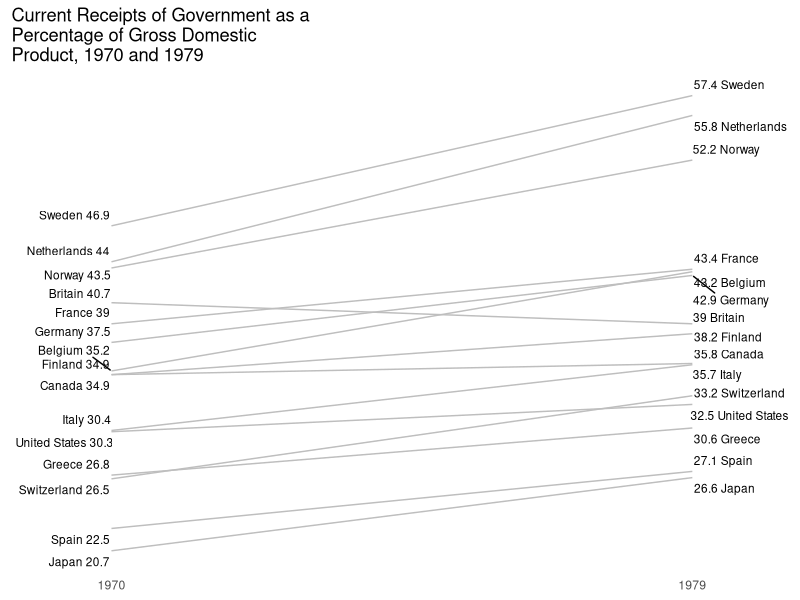
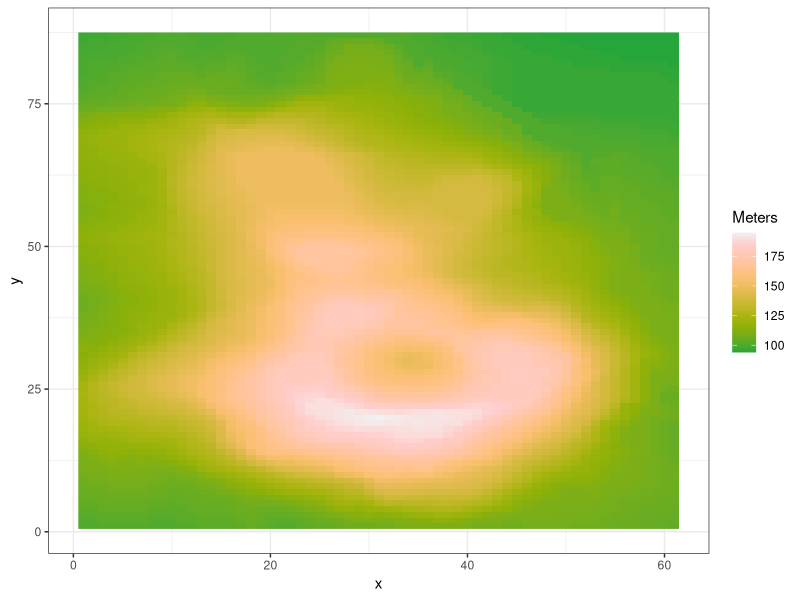
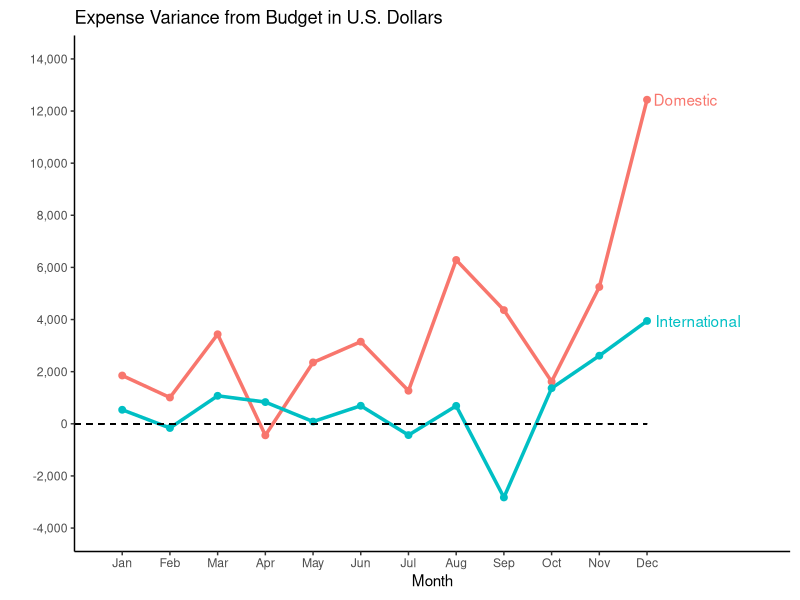
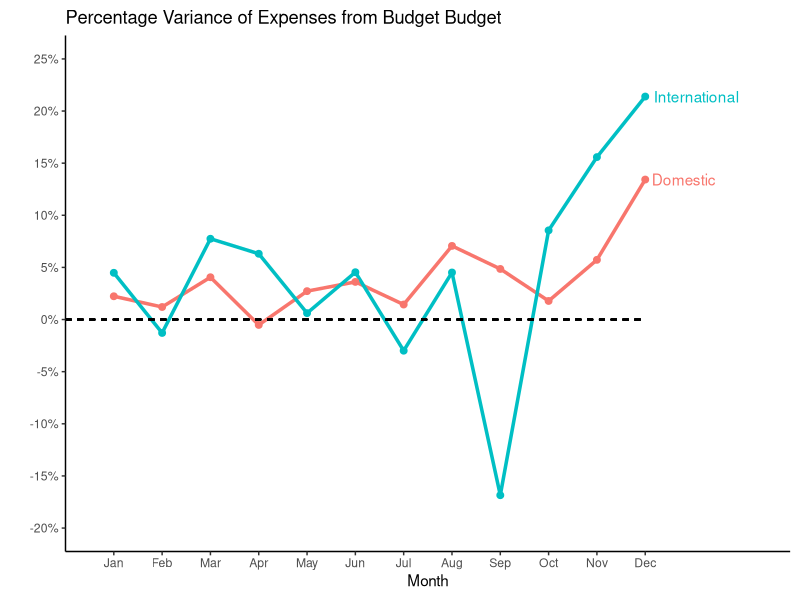

These charts were generated, in order, by the following R code:
## ---- chunk 1
knitr::opts_chunk$set(echo = TRUE, warning = FALSE)   # Changed global markdown options to echo = TRUE
library(tidyverse)
library(ggrepel)
library(scales)
## ---- chunk 2
# Data wrangling
tax <- tribble(
  ~ Country,     ~ `1970`, ~ `1979`,
  "Sweden",          46.9,     57.4,
  "Netherlands",     44.0,     55.8,
  "Norway",          43.5,     52.2,
  "Britain",         40.7,     39.0,
  "France",          39.0,     43.4,
  "Germany",         37.5,     42.9,
  "Belgium",         35.2,     43.2,
  "Canada",          34.9,     35.8,
  "Finland",         34.9,     38.2,
  "Italy",           30.4,     35.7,
  "United States",   30.3,     32.5,
  "Greece",          26.8,     30.6,
  "Switzerland",     26.5,     33.2,
  "Spain",           22.5,     27.1,
  "Japan",           20.7,     26.6
)

tax_tidy <- tax %>%
  pivot_longer(cols = c(`1970`, `1979`),
               names_to = "Year",
               values_to = "Tax Percent")

tax_tidy$Year <- as.numeric(tax_tidy$Year)

tax_tidy$`Tax Percent` <- round(tax_tidy$`Tax Percent`, 1)
## ---- chunk 3
# Graphing

ggplot(tax_tidy, aes(x=Year, y=`Tax Percent`, group=Country)) +
  geom_line(color = "grey") +
  geom_text_repel(data=subset(tax_tidy, Year==1970),
            aes(label=paste(Country, `Tax Percent`)),
            direction = "y",
            hjust = "right",
            size=3) +
  geom_text_repel(data=subset(tax_tidy, Year==1979),
            aes(label=paste(`Tax Percent`, Country)),
            direction = "y",
            hjust = "left",
            size=3) +
  scale_x_continuous(breaks = c(1970, 1979), limits = c(1969, 1980)) +
  theme_minimal() +
  theme(axis.title = element_blank(),
    axis.text.y = element_blank(),
    axis.ticks = element_blank(),
    panel.grid = element_blank()) +
  labs(title = "Current Receipts of Government as a \nPercentage of Gross Domestic \nProduct, 1970 and 1979")
## ---- chunk 4
# Data wrangling
volcano_tbl <- as_tibble(volcano)

colnames(volcano_tbl) <- 1:ncol(volcano) 
volcano_tbl$row <- 1:nrow(volcano_tbl)

volcano_long <- volcano_tbl %>%
  pivot_longer(
    cols = -row,
    names_to = "x",
    values_to = "z"
  ) %>%
  mutate(
    x = as.integer(x),
    y = row
  ) %>%
  select(x, y, z)
# Graphing
library(colorspace)

ggplot(volcano_long, aes(x = x, y = y, z = z)) +
  geom_raster(aes(fill = z)) +
  scale_fill_continuous_sequential("Terrain", rev = F, name = "Meters") +
  theme_bw()
## ---- chunk 5
# Data wrangling
budget <- tribble(
  ~ Expenses,             ~ Jan, ~ Feb, ~ Mar, ~ Apr, ~ May, ~ Jun, ~ Jul, ~ Aug, ~ Sep, ~ Oct, ~ Nov, ~ Dec,
  "Domestic Actual",      84853, 84838, 88103, 85072, 88723, 90384, 89374, 95273, 94239, 92394, 96934, 105034,
  "Domestic Budget",      83000, 83830, 84668, 85515, 86370, 87234, 88106, 88987, 89877, 90776, 91684, 92600,
  "International Actual", 12538, 12438, 14934, 14033, 13945, 15938, 14086, 15934, 13945, 17338, 19384, 22394,
  "International Budget", 12000, 12600, 13860, 13200, 13860, 15246, 14520, 15246, 16771, 15972, 16771, 18448
)

months <- paste(names(budget)[2:13])             # make vector of months

df.budget.graph <- budget |> 
  pivot_longer(cols      = months,               # widen data to consolidate months
               names_to  = "Month", 
               values_to = "Budget") |> 
  separate(Expenses,                             # separate Expenses based on space
           into = c("Nationality", "Spending"),
           sep  = " ") |> 
  pivot_wider(names_from   = Spending,           # widen to position budget amounts
              values_from  = Budget) |> 
  mutate(Variance          = Actual - Budget,    # calculate needed values
         Percent_deviation = (Variance/Budget),  # modified this so we could display the % sign easily in the graph
         Month             = factor(Month,       # factor month for easy graphing
                                    levels = months)) 

# Graphing
# Replication of Figure 9.8
ggplot(df.budget.graph, aes(x = Month, y = Variance, color = Nationality, group = Nationality)) +
  geom_line(size = 1.2) +
  geom_point(size = 2) +
  scale_y_continuous(breaks = seq(-4000, 14000, by = 2000),
  limits = c(-4000, 14000), # added the y range we wanted with addition of limits
  labels = comma # from the scales package
  ) +
  geom_text(
    data = subset(df.budget.graph, Month == "Dec"),
    aes(label = Nationality),
    hjust = -0.1,
    show.legend = FALSE
  ) +
  geom_segment(aes(x = 0, xend = 12, y = 0, yend = 0),
           inherit.aes = FALSE,
           linetype = "dashed",
           size = 0.5
  ) +
  labs(
    title = "Expense Variance from Budget in U.S. Dollars",
    x = "Month",
    y = "",
    color = "Nationality"
  ) +
  theme_classic() +
  theme(legend.position = "none", 
        plot.margin = unit(c(0.25, 0.25, 0.25, 0.25), "cm")) +
  scale_x_discrete(expand = expansion(add = c(0.1, 3)))


# Replication of Figure 9.9
ggplot(df.budget.graph, aes(x = Month, y = Percent_deviation, color = Nationality, group = Nationality)) +
  geom_line(size = 1.2) +
  geom_point(size = 2) +

  scale_y_continuous(
    breaks = seq(-0.20, 0.25, by = 0.05), # numeric breaks
    limits = c(-0.20, 0.25), # added the y range we wanted with addition of limits
    labels = scales::percent # numbers to percentages
  ) +
  geom_text(
    data = subset(df.budget.graph, Month == "Dec"),
    aes(label = Nationality),
    hjust = -0.1,
    show.legend = FALSE
  ) +
  geom_segment(aes(x = 0, xend = 12, y = 0, yend = 0),
             inherit.aes = FALSE,
             linetype = "dashed",
             size = 0.5
  ) +
  labs(
    title = "Percentage Variance of Expenses from Budget Budget",
    x = "Month",
    y = "",
    color = "Nationality"
  ) +
  theme_classic() +
  theme(legend.position = "none", 
        plot.margin = unit(c(0.25, 0.25, 0.25, 0.25), "cm")) +
  scale_x_discrete(expand = expansion(add = c(0.1, 3)))
